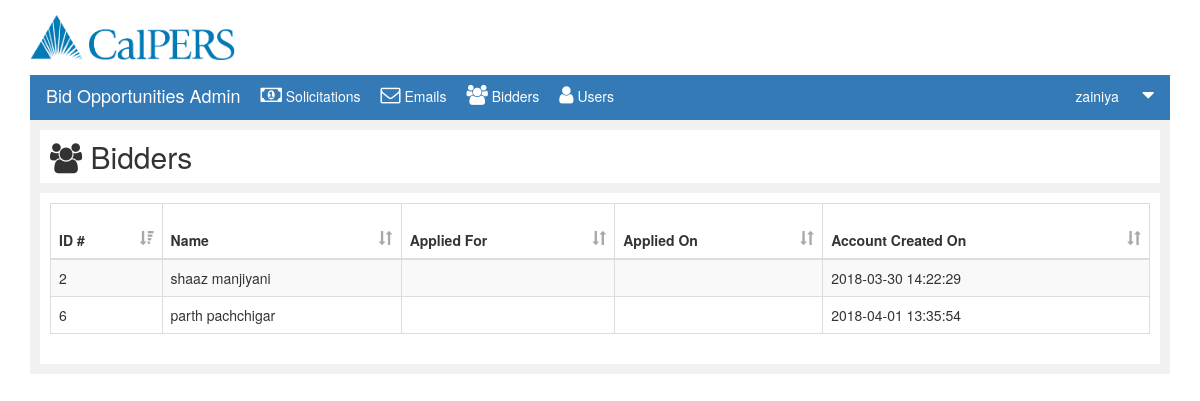
Screenshot of /csc230-master/bidder.php (signed in) with the database file from the repository.
### tables this page shows
CREATE TABLE IF NOT EXISTS `person` (
  `pid` int(11) NOT NULL AUTO_INCREMENT,
  `f_name` varchar(25) NOT NULL,
  `m_init` varchar(1) NOT NULL,
  `l_name` varchar(25) NOT NULL,
  `email` varchar(50) NOT NULL,
  `ssn` int(10) NOT NULL,
  `password` varchar(100) NOT NULL,
  `rid` int(11) NOT NULL,
  `creationDate` datetime NOT NULL DEFAULT CURRENT_TIMESTAMP,
  PRIMARY KEY (`pid`)
);

### csc230-master/submit.php (the view, shortened to what this page needs)
<?php
function bidderList(){
$conn = mysqli_connect($GLOBALS['servername'], $GLOBALS['username'], $GLOBALS['password'], $GLOBALS['dbname']);
	if (!$conn) {
		die("Connection failed: " . mysqli_connect_error());
	}else{
	$sql="SELECT * from person where rid=2";
		$res= mysqli_query($conn,$sql);
		if(mysqli_num_rows($res)>0){
			$msg="<table id='currentstable' class='table table-striped table-bordered datatable'>
			<thead>
			<tr>
			<th onclick='sortTable(0)'> ID # <span class='glyphicon glyphicon-sort-by-attributes-alt'></span></th>
			<th onclick='sortTable(1)'> Name <span class='glyphicon glyphicon-sort'></span></th>
			<th onclick='sortTable(2)'> Applied For <span class='glyphicon glyphicon-sort'></span></th>
			<th onclick='sortTable(3)'> Applied On <span class='glyphicon glyphicon-sort'></span></th>
			<th onclick='sortTable(4)'> Account Created On <span class='glyphicon glyphicon-sort'></span></th>
			</tr>
			</thead>";
			while($row=mysqli_fetch_assoc($res)){
				$msg=$msg."<tr>
				<td>".$row["pid"]."</td>
				<td>".$row["f_name"]." ".$row["l_name"]."</td>
				<td></td>
				<td></td>
				<td>".$row["creationDate"]."</td>
				</tr>";
			}
			$msg=$msg."</table>";
			echo $msg;
		}
}
}
?>

### csc230-master/css/custom.css (style rules this page uses)
body { padding-top: 0 !important; }
#currentstable th { height:55px; background: none; }
#currentstable span { color:#a8a8a8; float: right; }

### rows the page displays
person: pid "2", f_name "shaaz", l_name "manjiyani", creationDate "2018-03-30 14:22:29"
person: pid "6", f_name "parth", l_name "pachchigar", creationDate "2018-04-01 13:35:54"

### other values shown
$_SESSION["username"] "zainiya"
